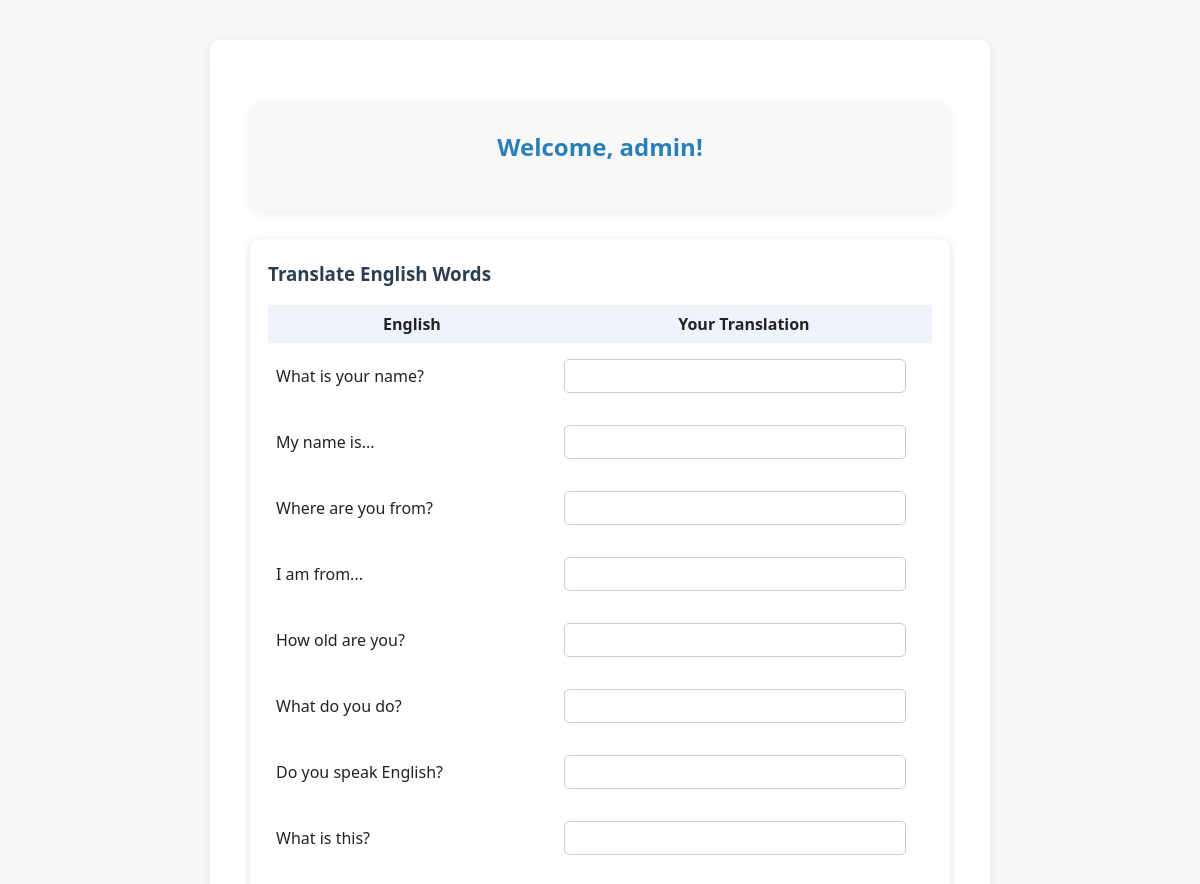
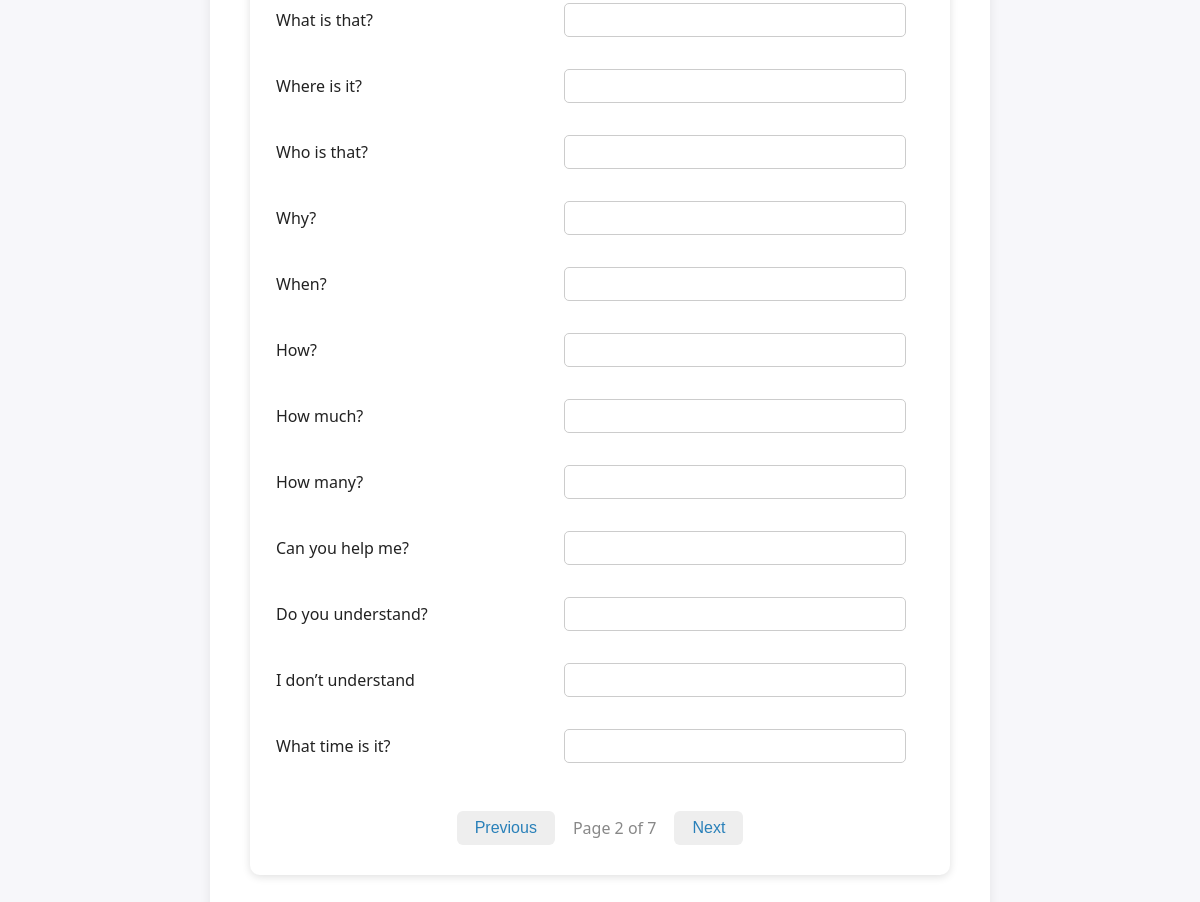
Page /dashboard?page=2 (signed in) on the committed database (2 pictures, top to bottom).
### models.py (models this page shows)
class User(UserMixin, db.Model):
    id = db.Column(db.Integer, primary_key=True)
    username = db.Column(db.String(80), unique=True, nullable=False)
    phone = db.Column(db.String(20), unique=True, nullable=False)
    password = db.Column(db.String(200), nullable=False)
    is_admin = db.Column(db.Boolean, default=False)
    reward = db.Column(db.Integer, default=0)

class Sentence(db.Model):
    id = db.Column(db.Integer, primary_key=True)
    english_text = db.Column(db.String(200), nullable=False)

### app.py (the view)
@app.route('/dashboard', methods=['GET', 'POST'])
@login_required
def dashboard():
    languages = Language.query.all()
    selected_language_id = request.args.get('language_id')
    page = request.args.get('page', 1, type=int)
    per_page = 20  # Number of sentences per page
    selected_language = None
    if selected_language_id:
        selected_language = Language.query.get(int(selected_language_id))
    sentences_pagination = Sentence.query.paginate(page=page, per_page=per_page, error_out=False)
    return render_template(
        'dashboard.html',
        sentences=sentences_pagination.items,
        languages=languages,
        selected_language=selected_language,
        pagination=sentences_pagination,
        selected_language_id=selected_language_id
    )

### app.py (called while the page is built)
@login_manager.user_loader
def load_user(user_id):
    return User.query.get(int(user_id))

### templates/dashboard.html (shortened to what this page needs)
{% extends "layout.html" %}
{% block content %}
<div style="max-width: 900px; margin: 0 auto; padding: 30px 0;">
    <div style="background: #f8f8f8; border-radius: 14px; box-shadow: 0 2px 12px #eee; padding: 28px 32px; margin-bottom: 28px; text-align:center;">
        <h2 style="margin-top:0; color:#2980b9;">Welcome, {{ current_user.username }}!</h2>
    </div>
    <div style="background: #fff; border-radius: 10px; box-shadow: 0 2px 8px #e0e0e0; padding: 22px 18px;">
        <h3 style="color:#2c3e50; margin-top:0;">Translate English Words</h3>
        <form method="post" action="{{ url_for('submit_translations') }}" id="translationForm">
            <table style="width:100%; border-collapse:collapse;">
                <tr style="background:#f0f4fa;">
                    <th style="padding:8px;">English</th>
                    <th style="padding:8px;">Your Translation</th>
                </tr>
                {% for sentence in sentences %}
                <tr>
                    <td style="padding:8px;">{{ sentence.english_text }}</td>
                    <td style="padding:8px;">
                        <input type="text" name="translations_{{ sentence.id }}" class="translation-input" style="width:95%; padding:7px; border-radius:5px; border:1px solid #ccc;">
                    </td>
                </tr>
                {% endfor %}
            </table>
        </form>
        {% if pagination.pages > 1 %}
        <div style="display:flex; justify-content:center; gap:18px; margin-top:24px;">
            {% if pagination.has_prev %}
                <a href="{{ url_for('dashboard', page=pagination.prev_num, language_id=selected_language_id) }}" style="text-decoration:none;">
                    <button style="padding:8px 18px; border-radius:6px; border:none; background:#eee; color:#2980b9; font-weight:500; cursor:pointer;">Previous</button>
                </a>
            {% endif %}
            <span style="align-self:center; color:#888;">Page {{ pagination.page }} of {{ pagination.pages }}</span>
            {% if pagination.has_next %}
                <a href="{{ url_for('dashboard', page=pagination.next_num, language_id=selected_language_id) }}" style="text-decoration:none;">
                    <button style="padding:8px 18px; border-radius:6px; border:none; background:#eee; color:#2980b9; font-weight:500; cursor:pointer;">Next</button>
                </a>
            {% endif %}
        </div>
        {% endif %}
    </div>
</div>
{% endblock %}

### static/style.css (style rules this page uses)
body { font-family: 'Segoe UI', Arial, sans-serif; background: #f7f7fa; margin: 0; padding: 0; color: #222; }
h1, h2, h3 { color: #2a4d69; margin-top: 0; }
form { margin-bottom: 24px; }
input, select, textarea, button { font-size: 1rem; padding: 8px 12px; margin: 8px 0; border: 1px solid #bfc9d1; border-radius: 5px; width: 100%; box-sizing: border-box; }
button, input[type="submit"] { background: #2a4d69; color: #fff; border: none; cursor: pointer; transition: background 0.2s; }
a { color: #4b86b4; text-decoration: none; }

### rows in the picture
User: username "admin"
Sentence: english_text "What is your name?"
Sentence: english_text "My name is..."
Sentence: english_text "Where are you from?"
Sentence: english_text "I am from..."
Sentence: english_text "How old are you?"
Sentence: english_text "What do you do?"
Sentence: english_text "Do you speak English?"
Sentence: english_text "What is this?"
Sentence: english_text "What is that?"
Sentence: english_text "Where is it?"
Sentence: english_text "Who is that?"
Sentence: english_text "Why?"
Sentence: english_text "When?"
Sentence: english_text "How?"
Sentence: english_text "How much?"
Sentence: english_text "How many?"
Sentence: english_text "Can you help me?"
Sentence: english_text "Do you understand?"
Sentence: english_text "I don’t understand"
Sentence: english_text "What time is it?"

### other values in the picture
{{ pagination.page }} "2"
{{ pagination.pages }} "7"
